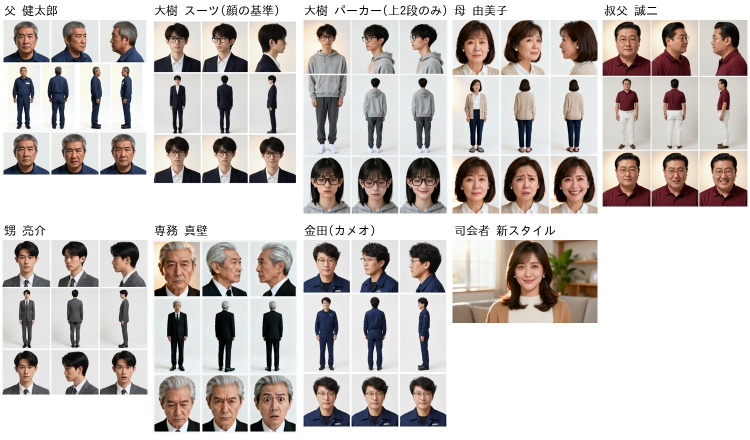
#> input picture productions/hikikomori-ja/P2_인물시트_승인안.jpg, 1500 x 880 px, given in place of kentaro-sheet-v2-1.png, which was not available (shown at 1/2 size)
$ python split_cells.py
#> lines starting #> are read from the running program, lines starting #| are printed output that depends on the picture; after the words box and inside, x2 and y2 are one past the last pixel; in counts of white or black regions, pixels touching at a corner belong together; pictures that were not available may be replaced by others from this repository, and a replacement may not be noted
#!/usr/bin/env python3
"""『引きこもりの息子』 PHASE 2 승인 시트 → 셀 분할(무과금, 로컬). 행마다 칸 수가 달라도(健太郎 가운데 4칸, 사무실 v1 왼쪽 큰 칸) 흰 거터로 자른다.
출력: assets/portraits/hikikomori-cast/cells/<이름>.png — 키프레임 참조용(03_마스터에셋.md 사용 가능 셀만).
사용법: python3 productions/hikikomori-ja/split_cells.py
"""
import os
import numpy as np
from PIL import Image

ROOT = os.path.join(os.path.dirname(os.path.abspath(__file__)), "..", "..")
P = "assets/portraits/"
OUT = os.path.join(ROOT, P, "hikikomori-cast", "cells")


def bands(mask, min_len):
    out, st = [], None
    for i, v in enumerate(list(mask) + [False]):
        if v and st is None:
            st = i
        if not v and st is not None:
            if i - st >= min_len:
                out.append((st, i))
            st = None
    return out


def grid(path, by_col=False, thr=235, frac=0.985):
    """by_col=False: 행 → 행 안의 칸(인물 시트). by_col=True: 열 → 열 안의 칸(장소 시트는 열마다 칸 높이가 다르다). 결과는 [묶음][칸]."""
#> called with by_col = False, thr = 235, frac = 0.985
    im = Image.open(os.path.join(ROOT, path)).convert("RGB"); a = np.asarray(im).astype(int)
#> in grid, im is the input picture: PIL image 1500x880 RGB; mean R, G, B 200.5, 194.8, 191.9
    white = a.min(axis=2) > thr
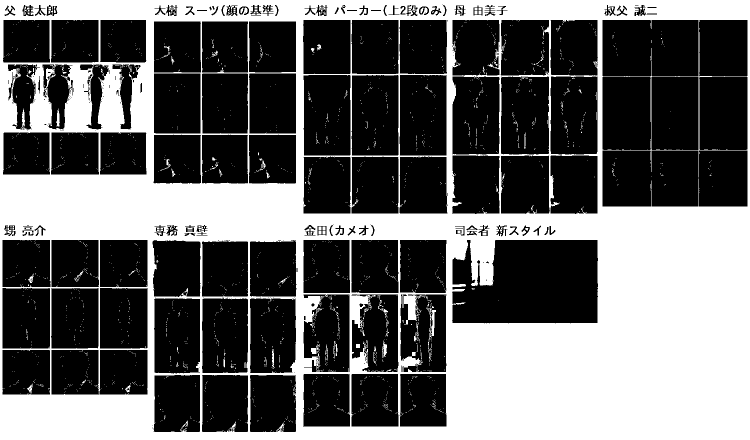
#> white: shape (880, 1500) bool (shown at 1/2 size); 39.8% white; 2271 white regions (2181 under 20 px), largest, box (x1, y1, x2, y2) and area: (0, 0, 1500, 880) 515517, (853, 615, 872, 681) 402, (764, 681, 774, 716) 183
    if by_col:
        cols = bands(white.mean(axis=0) < frac, a.shape[1] // 12)
        return im, [[(x0, y0, x1, y1) for y0, y1 in bands(white[:, x0:x1].mean(axis=1) < frac, a.shape[0] // 8)] for x0, x1 in cols]
    rows = bands(white.mean(axis=1) < frac, a.shape[0] // 8)
#> the loop in bands, `for i, v in enumerate(list(mask) + [False]):` made 881 passes
#> v on passes 1 to 12: False, False, False, False, False, False, False, False, False, False, True, True
#> after the loop in bands, `for i, v in enumerate(list(mask) + [False]):`: out = [(40, 427), (480, 864)]
#> rows = [(40, 427), (480, 864)]
    return im, [[(x0, y0, x1, y1) for x0, x1 in bands(white[y0:y1].mean(axis=0) < frac, a.shape[1] // 12)] for y0, y1 in rows]
#> the loop in bands (call 2), `for i, v in enumerate(list(mask) + [False]):` made 1501 passes


# 시트: (경로, 행별 이름 목록) — 이름 None = 저장 안 함(금지 셀)
SHEETS = {
    "kentaro": (P + "hikikomori-cast-2/kentaro-sheet-v2-1.png", [["front0", "45", "profile"], ["full", "fullback", "side", "side2"], ["calm", "anger", "grief"]]),  # 하단: 평온·억누른 분노·참는 슬픔
    "daiki": (P + "hikikomori-cast-2/daiki-suit-sheet-1.png", [["front0", "45", "profile"], ["suitfull", "suitback", "suitside"], ["resolute", "cool", "smile"]]),
    "daikih": (P + "hikikomori-cast/daiki-hood-sheet-1.png", [["hood45x", "hood45", "hoodprofile"], ["hoodfull", "hoodback", "hoodback2"], [None, None, None]]),
    "yumiko": (P + "hikikomori-cast/yumiko-sheet-1.png", [["front0", "45", "profile"], ["full", "fullback", "fullback2"], ["calm", "worry", None]]),
    "seiji": (P + "hikikomori-cast-2/seiji-sheet-v2-1.png", [["front0", "45", "profile"], ["full", "fullback", "side"], ["smug", "sneer", "forced"]]),
    "ryosuke": (P + "hikikomori-cast-3/ryosuke-sheet-v3-1.png", [["front0", "45", "profile"], ["full", "fullback", "side"], ["cold", "aside", "shock"]]),
    "makabe": (P + "hikikomori-cast-2/makabe-sheet-v2-1.png", [["front0", "45", "profile"], ["full", "fullback", "side"], ["cold", "stern", None]]),
    "kaneda": (P + "hikikomori-cast/kaneda-sheet-1.png", [["front0", "45", "profile"], ["full", "fullback", "side"], ["focus", "concern", "smile"]]),
}
# 장소·소품 시트는 열 단위 이름(왼쪽 열 위→아래, 오른쪽 열 위→아래)
LOCS = {
    "loc-home": (P + "hikikomori-cast-2/loc-home-v2-1.png", [["living-day", "hall-night"], ["dining-night", "genkan"]]),
    "loc-room": (P + "hikikomori-cast-2/loc-daiki-room-v2-1.png", [["desk-night", "monitor-night"], ["corner-night", None]]),
    "loc-room1": (P + "hikikomori-cast/loc-daiki-room-1.png", [[None, None], [None, "bed-day"]]),
    "loc-factory": (P + "hikikomori-cast/loc-factory-1.png", [["floor-day", "floor-night"], ["lathe", "exterior"]]),
    "loc-office1": (P + "hikikomori-cast/loc-office-1.png", [["day-wide"], ["day-desk", None]]),
    "loc-office2": (P + "hikikomori-cast-2/loc-office-v2-1.png", [[None, "night-lamp"], [None, None]]),
    "loc-meeting": (P + "hikikomori-cast/loc-meeting-1.png", [["wide", "table"], ["door", "door-open"]]),
    "props": (P + "hikikomori-cast/props-sheet-1.png", [["passbook", "contract"], ["postit", "sukiyaki"], ["tablet", "photo"]]),
}

if __name__ == "__main__":
    os.makedirs(OUT, exist_ok=True)
    for key, (path, names) in list(SHEETS.items()) + list(LOCS.items()):
        im, cells = grid(path, by_col=key in LOCS, frac=0.9 if key in LOCS else 0.985)
#> cells = [[(6, 40, 293, 427), (1205, 40, 1397, 427)], [(905, 480, 1196, 864)]]
        shape = [len(r) for r in cells]; want = [len(r) for r in names]
#> after `shape = [len(r) for r in cells]`: shape = [2, 1]
#> (the run stopped early here; a loop or call above may not have finished)

$ run again, on productions/hikikomori-ja/P2_장소소품시트_승인안.jpg
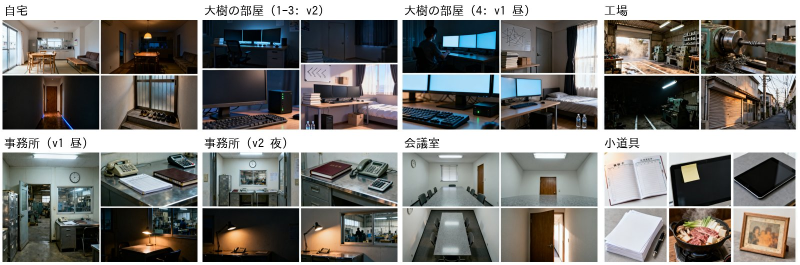
#> input picture productions/hikikomori-ja/P2_장소소품시트_승인안.jpg, 1600 x 530 px, given in place of kentaro-sheet-v2-1.png, which was not available (shown at 1/2 size)
#> in grid, im is the input picture: PIL image 1600x530 RGB; mean R, G, B 125.5, 124.8, 121.6
#> in grid, `white = a.min(axis=2) > thr`:
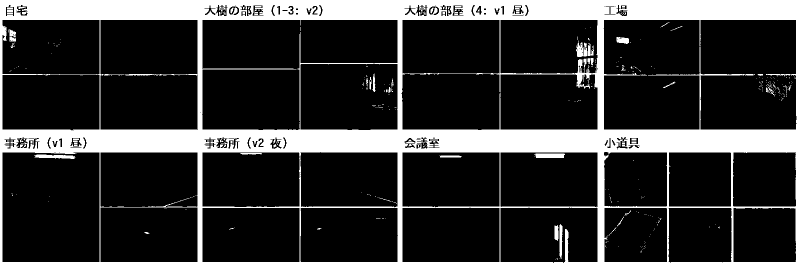
#> white: shape (530, 1600) bool (shown at 1/2 size); 21.1% white; 381 white regions (316 under 20 px), largest, box (x1, y1, x2, y2) and area: (0, 0, 1600, 530) 172907, (1068, 307, 1130, 316) 518, (69, 309, 151, 318) 502
#> the loop in bands, `for i, v in enumerate(list(mask) + [False]):` made 531 passes
#> v on passes 1 to 8: False, False, False, False, False, False, False, False
#> after the loop in bands, `for i, v in enumerate(list(mask) + [False]):`: out = [(40, 260), (305, 524)]
#> the loop in bands (call 2), `for i, v in enumerate(list(mask) + [False]):` made 1601 passes
#> cells = 2 items
#> shape = [7, 6]
